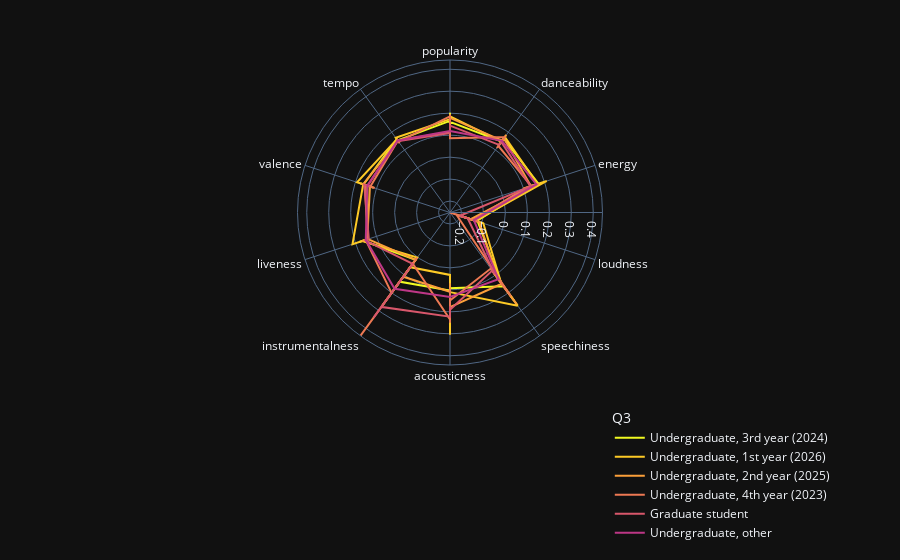

The cell this chart's notebook holds for it:
### Code cell
fig = px.line_polar(
    melted,
    r='value',
    theta='variable',
    color='Q3',
    line_close=True,
    color_discrete_sequence=px.colors.sequential.Plasma_r,
    template='plotly_dark',
)

fig.update_layout(
    legend=dict(
        yanchor='midd',
        xanchor='right',
        y=-0.6
    )
)

### Figure 1 — Plotly figure (JSON) as saved in the notebook; plotly's stock layout.template omitted (floating-point values rounded to 4 significant figures; data arrays with more than 128 entries replaced by an {"elided": "..."} marker saying what was removed)
{"data": [{"hovertemplate": "Q3=Undergraduate, 3rd year (2024)<br>value=%{r}<br>variable=%{theta}<extra></extra>", "legendgroup": "Undergraduate, 3rd year (2024)", "line": {"color": "#f0f921", "dash": "solid"}, "marker": {"symbol": "circle"}, "mode": "lines", "name": "Undergraduate, 3rd year (2024)", "r": [0.1651, 0.1619, 0.1499, 0.1941, 0.1276, 0.1607, 0.1668, 0.2025, 0.1594, 0.1364, 0.1516, 0.1602, 0.1474, 0.1378, 0.1356, 0.1698, 0.1638, 0.1699, 0.1661, 0.1656, 0.1472, 0.1548, 0.134, 0.1644, 0.1711, 0.1527, 0.1199, 0.1545, 0.1363, 0.1746, 0.159, 0.1623, 0.1498, 0.1664, 0.1671, 0.1624, -0.1259, -0.1646, -0.1954, -0.1299, -0.1451, -0.1141, -0.1235, -0.1253, -0.1283, -0.1132, -0.1368, -0.1191, 0.1451, 0.1044, 0.06907, 0.2442, 0.1539, 0.1586, 0.1718, 0.1211, 0.1069, 0.1117, 0.08874, 0.1631, 0.09266, 0.1326, 0.2159, 0.1089, 0.1527, 0.07095, 0.1072, 0.1344, 0.1448, 0.1315, 0.1115, 0.1035, 0.1374, 0.2207, 0.08476, 0.06152, 0.02234, 0.03374, 0.03871, 0.1683, 0.01812, 0.0481, 0.114, 0.01413, 0.1632, 0.1539, 0.1474, 0.1827, 0.1355, 0.1523, 0.1497, 0.1477, 0.14, 0.1487, 0.1698, 0.1427, 0.1441, 0.1399, 0.1723, 0.1362, 0.1444, 0.1777, 0.1519, 0.1749, 0.1453, 0.1643, 0.1697, 0.1618, 0.1599, 0.153, 0.1462, 0.1524, 0.1515, 0.1523, 0.1539, 0.1473, 0.1529, 0.1531, 0.1569, 0.1536, 0.1651], "showlegend": true, "subplot": "polar", "theta": ["popularity", "popularity", "popularity", "popularity", "popularity", "popularity", "popularity", "popularity", "popularity", "popularity", "popularity", "popularity", "danceability", "danceability", "danceability", "danceability", "danceability", "danceability", "danceability", "danceability", "danceability", "danceability", "danceability", "danceability", "energy", "energy", "energy", "energy", "energy", "energy", "energy", "energy", "energy", "energy", "energy", "energy", "loudness", "loudness", "loudness", "loudness", "loudness", "loudness", "loudness", "loudness", "loudness", "loudness", "loudness", "loudness", "speechiness", "speechiness", "speechiness", "speechiness", "speechiness", "speechiness", "speechiness", "speechiness", "speechiness", "speechiness", "speechiness", "speechiness", "acousticness", "acousticness", "acousticness", "acousticness", "acousticness", "acousticness", "acousticness", "acousticness", "acousticness", "acousticness", "acousticness", "acousticness", "instrumentalness", "instrumentalness", "instrumentalness", "instrumentalness", "instrumentalness", "instrumentalness", "instrumentalness", "instrumentalness", "instrumentalness", "instrumentalness", "instrumentalness", "instrumentalness", "liveness", "liveness", "liveness", "liveness", "liveness", "liveness", "liveness", "liveness", "liveness", "liveness", "liveness", "liveness", "valence", "valence", "valence", "valence", "valence", "valence", "valence", "valence", "valence", "valence", "valence", "valence", "tempo", "tempo", "tempo", "tempo", "tempo", "tempo", "tempo", "tempo", "tempo", "tempo", "tempo", "tempo", "popularity"], "type": "scatterpolar"}, {"hovertemplate": "Q3=Undergraduate, 1st year (2026)<br>value=%{r}<br>variable=%{theta}<extra></extra>", "legendgroup": "Undergraduate, 1st year (2026)", "line": {"color": "#fdca26", "dash": "solid"}, "marker": {"symbol": "circle"}, "mode": "lines", "name": "Undergraduate, 1st year (2026)", "r": [0.1732, 0.09753, 0.1399, 0.1261, 0.1329, 0.1821, 0.1314, 0.1862, 0.1473, 0.1304, 0.1641, 0.1211, 0.1552, 0.1711, 0.1285, 0.173, 0.1667, 0.0982, 0.1566, 0.2114, 0.1544, 0.1555, 0.1237, 0.207, -0.13, -0.2001, -0.1287, -0.1014, -0.1362, -0.1288, -0.1863, -0.09259, 0.1436, 0.1185, 0.1236, 0.1457, 0.1408, 0.1993, 0.09315, 0.2723, 0.1104, 0.3049, 0.1178, 0.03704, 0.1362, 0.1087, 0.2178, 0.03222, 0.05584, 0.2724, 0.03049, 0.1885, 0.08296, 0.03201, 0.2066, 0.001959, 0.168, 0.1392, 0.1527, 0.1732, 0.1443, 0.1567, 0.1442, 0.2148, 0.1635, 0.1136, 0.1752, 0.1524, 0.1502, 0.1434, 0.1419, 0.1929, 0.1596, 0.1409, 0.1501, 0.1634, 0.1525, 0.1589, 0.1493, 0.1682, 0.1732], "showlegend": true, "subplot": "polar", "theta": ["popularity", "popularity", "popularity", "popularity", "popularity", "popularity", "popularity", "popularity", "danceability", "danceability", "danceability", "danceability", "danceability", "danceability", "danceability", "danceability", "energy", "energy", "energy", "energy", "energy", "energy", "energy", "energy", "loudness", "loudness", "loudness", "loudness", "loudness", "loudness", "loudness", "loudness", "speechiness", "speechiness", "speechiness", "speechiness", "speechiness", "speechiness", "speechiness", "speechiness", "acousticness", "acousticness", "acousticness", "acousticness", "acousticness", "acousticness", "acousticness", "acousticness", "instrumentalness", "instrumentalness", "instrumentalness", "instrumentalness", "instrumentalness", "instrumentalness", "instrumentalness", "instrumentalness", "liveness", "liveness", "liveness", "liveness", "liveness", "liveness", "liveness", "liveness", "valence", "valence", "valence", "valence", "valence", "valence", "valence", "valence", "tempo", "tempo", "tempo", "tempo", "tempo", "tempo", "tempo", "tempo", "popularity"], "type": "scatterpolar"}, {"hovertemplate": "Q3=Undergraduate, 2nd year (2025)<br>value=%{r}<br>variable=%{theta}<extra></extra>", "legendgroup": "Undergraduate, 2nd year (2025)", "line": {"color": "#fb9f3a", "dash": "solid"}, "marker": {"symbol": "circle"}, "mode": "lines", "name": "Undergraduate, 2nd year (2025)", "r": {"elided": "141 float values"}, "showlegend": true, "subplot": "polar", "theta": {"elided": "141 str values"}, "type": "scatterpolar"}, {"hovertemplate": "Q3=Undergraduate, 4th year (2023)<br>value=%{r}<br>variable=%{theta}<extra></extra>", "legendgroup": "Undergraduate, 4th year (2023)", "line": {"color": "#ed7953", "dash": "solid"}, "marker": {"symbol": "circle"}, "mode": "lines", "name": "Undergraduate, 4th year (2023)", "r": [0.1853, 0.08632, 0.1543, 0.1938, 0.08646, 0.1727, 0.1108, 0.1764, 0.169, 0.1227, 0.1374, 0.1045, 0.1575, 0.1634, 0.112, -0.1416, -0.2519, -0.119, -0.1191, -0.2218, 0.21, 0.1207, 0.2189, 0.1844, 0.06356, 0.1481, 0.2498, 0.09393, 0.1041, 0.235, 0.03588, 0.4421, 0.002319, 0.02233, 0.2006, 0.1519, 0.1475, 0.1376, 0.1562, 0.1428, 0.1554, 0.1083, 0.1581, 0.1613, 0.1292, 0.1521, 0.1382, 0.1518, 0.156, 0.147, 0.1853], "showlegend": true, "subplot": "polar", "theta": ["popularity", "popularity", "popularity", "popularity", "popularity", "danceability", "danceability", "danceability", "danceability", "danceability", "energy", "energy", "energy", "energy", "energy", "loudness", "loudness", "loudness", "loudness", "loudness", "speechiness", "speechiness", "speechiness", "speechiness", "speechiness", "acousticness", "acousticness", "acousticness", "acousticness", "acousticness", "instrumentalness", "instrumentalness", "instrumentalness", "instrumentalness", "instrumentalness", "liveness", "liveness", "liveness", "liveness", "liveness", "valence", "valence", "valence", "valence", "valence", "tempo", "tempo", "tempo", "tempo", "tempo", "popularity"], "type": "scatterpolar"}, {"hovertemplate": "Q3=Graduate student<br>value=%{r}<br>variable=%{theta}<extra></extra>", "legendgroup": "Graduate student", "line": {"color": "#d8576b", "dash": "solid"}, "marker": {"symbol": "circle"}, "mode": "lines", "name": "Graduate student", "r": [0.1094, 0.123, 0.1435, 0.1285, 0.1347, 0.1449, 0.1331, 0.1379, 0.13, -0.2045, -0.1866, -0.1673, 0.09289, 0.09497, 0.0751, 0.1908, 0.1744, 0.2222, 0.2793, 0.3398, 0.03691, 0.1559, 0.1348, 0.1366, 0.1585, 0.1325, 0.1428, 0.1519, 0.1509, 0.1496, 0.1094], "showlegend": true, "subplot": "polar", "theta": ["popularity", "popularity", "popularity", "danceability", "danceability", "danceability", "energy", "energy", "energy", "loudness", "loudness", "loudness", "speechiness", "speechiness", "speechiness", "acousticness", "acousticness", "acousticness", "instrumentalness", "instrumentalness", "instrumentalness", "liveness", "liveness", "liveness", "valence", "valence", "valence", "tempo", "tempo", "tempo", "popularity"], "type": "scatterpolar"}, {"hovertemplate": "Q3=Undergraduate, other<br>value=%{r}<br>variable=%{theta}<extra></extra>", "legendgroup": "Undergraduate, other", "line": {"color": "#bd3786", "dash": "solid"}, "marker": {"symbol": "circle"}, "mode": "lines", "name": "Undergraduate, other", "r": [0.1189, 0.1512, 0.1615, -0.1377, 0.1233, 0.1327, 0.1771, 0.1513, 0.1434, 0.1533, 0.1189], "showlegend": true, "subplot": "polar", "theta": ["popularity", "danceability", "energy", "loudness", "speechiness", "acousticness", "instrumentalness", "liveness", "valence", "tempo", "popularity"], "type": "scatterpolar"}], "layout": {"legend": {"title": {"text": "Q3"}, "tracegroupgap": 0, "xanchor": "right", "y": -0.6, "yanchor": "bottom"}, "margin": {"t": 60}, "polar": {"angularaxis": {"direction": "clockwise", "rotation": 90}, "domain": {"x": [0, 1], "y": [0, 1]}}}}
